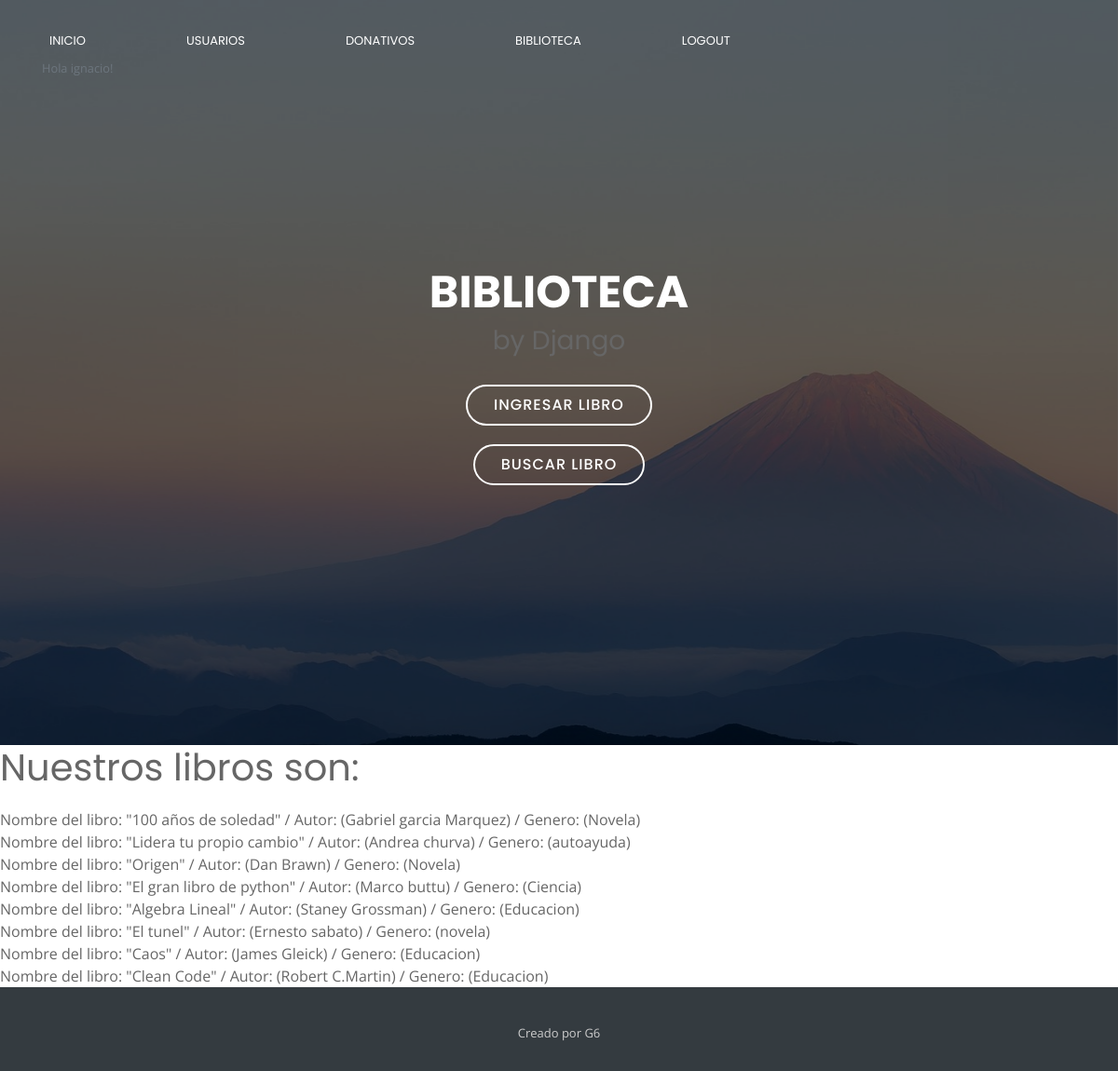
The app's page /AppEntrega/biblioteca (signed in) with its own data.
### AppEntrega/models.py (models this page shows)
class Libros(Model):
    nombre = CharField(max_length=15)
    autor = CharField(max_length=15)
    genero = CharField(max_length=15)
    def __str__(self):
        return f' Nombre del libro: "{self.nombre}" / Autor: ({self.autor}) / Genero: ({self.genero})'

### AppEntrega/views.py (the view)
# urls.py: path('biblioteca',login_required(BibliotecaListView.as_view()),name='biblioteca'),
class BibliotecaListView(ListView):
    model = Libros
    template_name = 'AppEntrega/biblioteca.html'
    context_object_name = 'biblioteca'

### AppEntrega/templates/AppEntrega/biblioteca.html (shortened to what this page needs)
{%extends 'AppEntrega/base.html' %}
  {%load static%}
  {%block fondo%}
  <section id="hero">
    <div class="hero-container">
      <h1>BIBLIOTECA</h1>
      <h3>  by Django </h3>
      <a href="{% url 'ingresarLibros' %}" class="btn-get-started">Ingresar Libro</a>
      <a href="{% url 'buscarLibro' %}" class="btn-get-started"> Buscar Libro </a>
    </div>
  </section>
  <main id="main">
  {%endblock%}
{% block cambio %}
<h1>Nuestros libros son:</h1>
  {%for libro in biblioteca%}
    {{libro}}
      <br>
  {%endfor%}
{% endblock %}

### AppEntrega/templates/AppEntrega/base.html (shortened to what this page needs)
<!DOCTYPE html>
<html lang="en">
<head>
    {%load static %}
  <link href="lib/bootstrap/css/bootstrap.min.css" rel="stylesheet">
  <link href="lib/font-awesome/css/font-awesome.min.css" rel="stylesheet">
  <link href="lib/animate/animate.min.css" rel="stylesheet">
  <link href="{% static 'AppEntrega/css/style.css' %}" rel="stylesheet">
</head>
<body>
  <header id="header">
      <nav id="nav-menu-container">
        <ul class="nav-menu">
          <li><a href="{% url 'inicio' %}">Inicio</a></li>
          <li><a href="{% url 'usuarios' %}">Usuarios</a></li>
          <li><a href="{% url 'donativo' %}">Donativos</a></li>
          <li><a href="{% url 'biblioteca' %}">Biblioteca</a></li>
          <li><a href="{% url 'logout' %}">Logout</a></li>
          <li>{%if request.user.is_authenticated%}
            <p class="text-muted small mb-4 mb-1g-0">Hola {{user.username}}!</p>
          {%endif%}</li>
  </header>
  {%block fondo%}{%endblock%}
            {%block cambio%}
            {%endblock%}
  </main>
  <footer id="footer">
    <div class="container">
      <div class="credits">
        Creado por <a> G6 </a>
      </div>
    </div>
  </footer>
</body>
</html>

### AppEntrega/static/AppEntrega/css/style.css (style rules this page uses)
body { background: #fff; color: #666666; font-family: "Open Sans", sans-serif; }
a { color: #2dc997; }
p { padding: 0; margin: 0 0 30px 0; }
h1, h2, h3, h4, h5, h6 { font-family: "Poppins", sans-serif; font-weight: 400; margin: 0 0 20px 0; padding: 0; }
#header { padding-top: 30px; height: auto; position: absolute; top: 0; right: 0; transition: all 0.5s; z-index: 997; }
#hero { width: 100%; height: 100vh; background: url(../img/hero-bg.jpg) top center; background-size: cover; position: relative; }
@media (min-width: 1024px) { #hero { background-attachment: fixed; } }
#hero:before { content: ""; background: rgba(0, 0, 0, 0.6); position: absolute; bottom: 0; top: 0; left: 0; right: 0; }
#hero .hero-container { position: absolute; bottom: 0; top: 0; left: 0; right: 0; display: flex; justify-content: center; align-items: center; flex-direction: column; text-align: center; }
#hero h1 { margin: 20px 0 10px 0; font-size: 48px; font-weight: 700; line-height: 50px; text-transform: uppercase; color: #fff; }
#hero .btn-get-started { font-family: "Poppins", sans-serif; text-transform: uppercase; font-weight: 500; font-size: 16px; letter-spacing: 1px; display: inline-block; padding: 8px 28px; border-radius: 50px; transition: 0.5s; margin: 10px; border: 2px solid #fff; color: #fff; }
.nav-menu, .nav-menu * { margin: auto; padding-right: 140px; list-style: none; }
.nav-menu li { position: relative; white-space: nowrap; }
.nav-menu > li { float: left; }
#nav-menu-container { float: left; margin: 0; }
.nav-menu a { padding: 0 50px 10px 8px; text-decoration: none; display: inline-block; color: #fff; font-family: "Poppins", sans-serif; font-weight: 400; text-transform: uppercase; font-size: 13px; outline: none; }
.nav-menu > li { margin-left: 5px; padding-right: 45px; }
.nav-menu > li > a:before { content: ""; position: absolute; width: 35%; height: 2px; bottom: 0; left: 0; background-color: #2dc997; visibility: hidden; -webkit-transform: scaleX(0); transform: scaleX(0); -webkit-transition: all 0.3s ease-in-out 0s; transition: all 0.3s ease-in-out 0s; }
#footer { background: #343b40; padding: 30px 0; color: #fff; font-size: 14px; }
#footer .credits { padding-top: 10px; text-align: center; font-size: 13px; color: #ccc; }

### records on screen
Libros: nombre+autor+genero "Nombre del libro: \"100 años de soledad\" / Autor: (Gabriel garcia Marquez) / Genero: (Novela)"
Libros: nombre+autor+genero "Nombre del libro: \"Lidera tu propio cambio\" / Autor: (Andrea churva) / Genero: (autoayuda)"
Libros: nombre+autor+genero "Nombre del libro: \"Origen\" / Autor: (Dan Brawn) / Genero: (Novela)"
Libros: nombre+autor+genero "Nombre del libro: \"El gran libro de python\" / Autor: (Marco buttu) / Genero: (Ciencia)"
Libros: nombre+autor+genero "Nombre del libro: \"Algebra Lineal\" / Autor: (Staney Grossman) / Genero: (Educacion)"
Libros: nombre+autor+genero "Nombre del libro: \"El tunel\" / Autor: (Ernesto sabato) / Genero: (novela)"
Libros: nombre+autor+genero "Nombre del libro: \"Caos\" / Autor: (James Gleick) / Genero: (Educacion)"
Libros: nombre+autor+genero "Nombre del libro: \"Clean Code\" / Autor: (Robert C.Martin) / Genero: (Educacion)"

### other values on screen
{{ user.username }} "ignacio"
